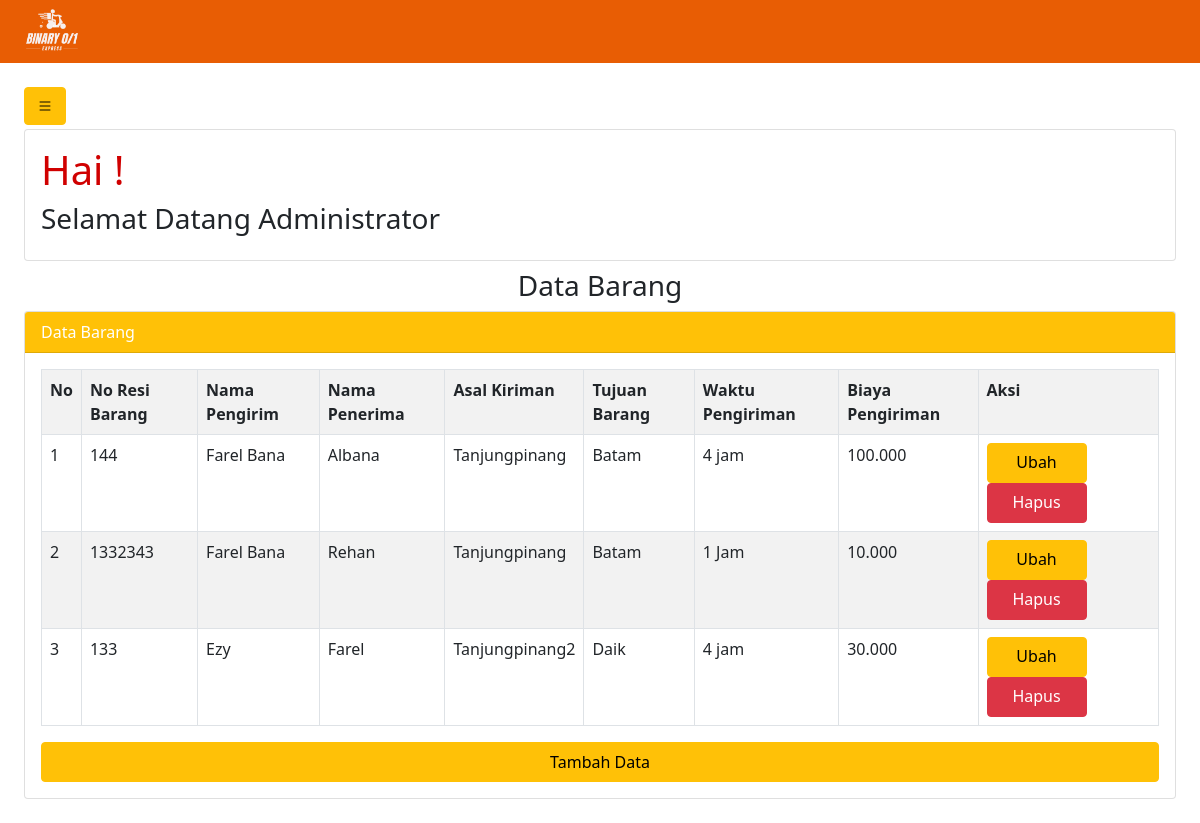
The app's page /admin_page/data_barang.php (signed in) with its own data.
### tables this page shows
CREATE TABLE `data_barang` (
  `id_pelanggan` int(255) NOT NULL,
  `no_resi` int(255) NOT NULL,
  `nama_pengirim` varchar(255) NOT NULL,
  `nama_penerima` varchar(255) NOT NULL,
  `asal_kiriman` varchar(255) NOT NULL,
  `tujuan_barang` varchar(255) NOT NULL,
  `waktu_pengiriman` varchar(255) NOT NULL,
  `biaya` varchar(255) NOT NULL
);

### admin_page/data_barang.php (the view, shortened to what this page needs)
<?php
@include '../login/config.php';
?>
<!DOCTYPE html>
<html lang="en">
<head>
  <link rel="stylesheet" href="https://stackpath.bootstrapcdn.com/bootstrap/5.0.0-alpha2/css/bootstrap.min.css" />
  <link rel="stylesheet" href="https://cdn.jsdelivr.net/npm/bootstrap-icons@1.9.1/font/bootstrap-icons.css" />
</head>
<body>
  <div class="header">
    <nav class="navbar">
      <div class="container-fluid">
        <img src="../admin_page/asset/logo.png" class="img-fluid logo-img" alt="..." width="80px" height="60px">
      </div>
    </nav>
  </div>
  <div class="p-4" id="main-content">
    <button class="btn btn-warning" title="button" id="button-toggle">
      <i class="bi bi-list"></i>
    </button>
    <div class="card mt-1">
      <div class="card-body">
        <h1>Hai !</h1>
        <h3>Selamat Datang Administrator</h3>
      </div>
    </div>
    <h3 class="text-center mt-2">Data Barang</h3>
    <div class="card mt-2">
      <div class="card-header bg-warning text-white">
        Data Barang
      </div>
      <div class="card-body">
        <table class="table table-bordered table-striped table-hover">
          <tr>
            <th>No</th>
            <th>No Resi Barang</th>
            <th>Nama Pengirim</th>
            <th>Nama Penerima</th>
            <th>Asal Kiriman</th>
            <th>Tujuan Barang</th>
            <th>Waktu Pengiriman</th>
            <th>Biaya Pengiriman</th>
            <th>Aksi</th>
          </tr>
          <?php
          $no = 1;
          $tampil = mysqli_query($conn, "SELECT * FROM data_barang ORDER BY id_pelanggan ASC");
          while ($data = mysqli_fetch_array($tampil)) :
          ?>
            <tr>
              <td><?= $no++ ?></td>
              <td><?= $data['no_resi'] ?></td>
              <td><?= $data['nama_pengirim'] ?></td>
              <td><?= $data['nama_penerima'] ?></td>
              <td><?= $data['asal_kiriman'] ?></td>
              <td><?= $data['tujuan_barang'] ?></td>
              <td><?= $data['waktu_pengiriman'] ?></td>
              <td><?= $data['biaya'] ?></td>
              <td>
                <a href="#" class="btn btn-warning" data-bs-toggle="modal" data-bs-target="#modalUbah<?= $no ?>">Ubah</a>
                <a href="#" class="btn btn-danger" data-bs-toggle="modal" data-bs-target="#modalHapus<?= $no ?>">Hapus</a>
              </td>
            </tr>
          <?php endwhile; ?>
        </table>
        <button type="button" class="btn btn-warning w-100" data-bs-toggle="modal" data-bs-target="#modalTambah">
          Tambah Data
        </button>
      </div>
    </div>
  </div>
</body>
</html>

### admin_page/data_barang.php (style rules this page uses)
.navbar { background-color: #E85D04; }
a { text-decoration: none; width: 30px; height: 30px; }
#main-content { transition: 0.4s; }
.card-body .btn { width: 100px; height: 40px; }
.card-body h1 { color: #D00000; }

### records on screen
data_barang: no_resi "144", nama_pengirim "Farel Bana", nama_penerima "Albana", asal_kiriman "Tanjungpinang", tujuan_barang "Batam", waktu_pengiriman "4 jam", biaya "100.000"
data_barang: no_resi "1332343", nama_pengirim "Farel Bana", nama_penerima "Rehan", asal_kiriman "Tanjungpinang", tujuan_barang "Batam", waktu_pengiriman "1 Jam", biaya "10.000"
data_barang: no_resi "133", nama_pengirim "Ezy", nama_penerima "Farel", asal_kiriman "Tanjungpinang2", tujuan_barang "Daik", waktu_pengiriman "4 jam", biaya "30.000"
